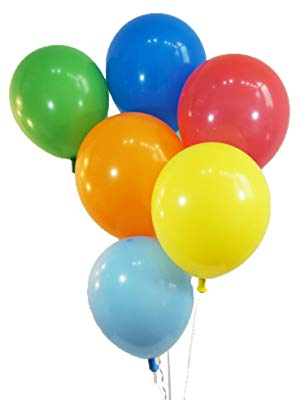
#> input picture Data/balloons.jpg, 300 x 400 px
$ jupyter execute 'K-Means and Gaussian Mixture Models.ipynb'   (shell and % lines are left out)
#> lines starting #> are read from the running program, lines starting #| are printed output that depends on the picture
[cell 1]
import numpy as np
import matplotlib.pyplot as plt
import seaborn as sns

sns.set_style('white')

# K-Means

K-means is a clustering algorithm that partitions data into $K$ clusters. Intuitively, clusters should be chosen so that points in the same cluster are closer to each other vs points in other clusters.

### Setup

Data: $\{x_1, ..., x_N\}, x_i \in R^D$
Cluster prototypes: $\{\mu_1, ..., \mu_K\}, \mu_i \in R^D$
Cluster assigments: $r_{nk}\in \{0,1\}$, equals 1 when $x_n$ is in cluster $k$

Cost:

$$J = \sum_n\sum_k r_{nk}||x_n - \mu_k||^2$$

Our goal is to find $\{\mu_k\}$ and $\{r_{nk}\}$ that minimize $J$.  We can do this with an iterative, two step procedure:

1. Initialize $\mu_k$
2. Until Convergence
    a. minimize $J$ wrt to $r_{nk}$
    b. minimize $J$ wrt to $\mu_k$

for (a), the $r_{nk}=1$ if cluster k is the closest to point n
for (b), take the derivative of $J$ wrt $\mu_k$ and set to zero.

$$J = \sum_n\sum_k r_{nk}||x_n - \mu_k||^2 = \sum_n\sum_k r_{nk}(x_n^Tx_n - 2x_n^T\mu + \mu_k^T\mu_k)$$

$$J' = \sum_n r_{nk}(-2x_n + 2\mu_k) = 0 \rightarrow \mu_k = \frac{\sum_n r_{nk}x_n}{\sum_n r_{nk}}$$

$\mu_k$ is the mean of all the points assigned to cluster $k$.

[cell 2]
from sklearn import datasets
np.random.seed(42)

[cell 3]
# Generate Data
data, labels= datasets.make_blobs(n_samples=100, random_state=42,
                                  n_features=2, centers = 5, cluster_std = 0.5 )

plt.scatter(data[:,0], data[:,1], c = labels);
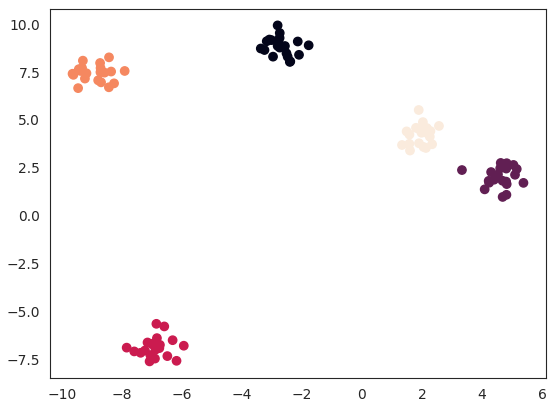
#> figure drawn by matplotlib, 1 panel

[cell 4]
# helper functions

def distance(x, y):

    return ((x-y)**2).mean()

def find_cluster_assignment(x, cluster_centers):

    return np.argmin([distance(x, c) for c in cluster_centers])

[cell 5]
np.random.seed(42)

# Initialize cluster centers
k = 5
D = data.shape[1]
cluster_centers = data[np.random.choice(len(data), size = 5)]


# Iterate Unitl Convergence (just do it for set iterations for ease)
for i in range(30):

    # find cluster assignments
    cluster_assignments = np.array([find_cluster_assignment(x, cluster_centers) for x in data])

    # compute new means
    cluster_centers = np.array([data[cluster_assignments == i].mean(0) for i in range(k)])

[cell 6]
plt.figure(figsize = (3,3))
plt.scatter(data[:,0], data[:,1], c = cluster_assignments);
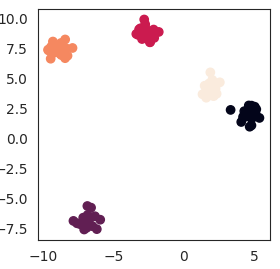
#> figure drawn by matplotlib, 1 panel

# K-means for "image segmentation"

[cell 7]
import cv2
from sklearn.cluster import KMeans

[cell 8]
X = cv2.imread('./Data/balloons.jpg', cv2.IMREAD_COLOR)
#> X is the input picture: shape (400, 300, 3); mean B, G, R 178.9, 207.3, 209.6
X = X[:,:,::-1] # openCV does channel order backwards

[cell 9]
X_data = X.reshape([-1,3])

[cell 10]
k = 7
km = KMeans(n_clusters=k)
labels = km.fit_predict(X_data)

[cell 11]
plt.figure(figsize = (15, 8))
plt.subplot(1,k+1,1)
plt.imshow(X)
plt.xticks([])
plt.yticks([])
plt.title('Original')

for i in range(k):
    plt.subplot(1,k+1,i+2)
    plt.imshow(X*(labels.reshape(X.shape[:2])==i)[:,:,None])
    plt.xticks([])
    plt.yticks([])
    plt.title('Group {}'.format(i+1))
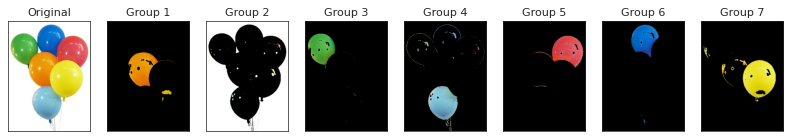
#> figure drawn by matplotlib, 8 panels

# Gaussian Mixture Models

[cell 12]
from scipy.stats import norm

[cell 13]
# generate data

n = 1000
p = 0.3 #probability of mixture 2

z = np.random.binomial(n = 1, p = p,size = n)

mu1 = 0
sigma1 = 1

mu2 = 5
sigma2 = 1

x1 = np.random.normal(loc = mu1, scale = sigma1, size = n)
x2 = np.random.normal(loc = mu2, scale = sigma2, size = n)

X = np.concatenate([x1[z==0],x2[z==1]])

[cell 14]
plt.hist(X, bins = 100, ec = None, density = True);
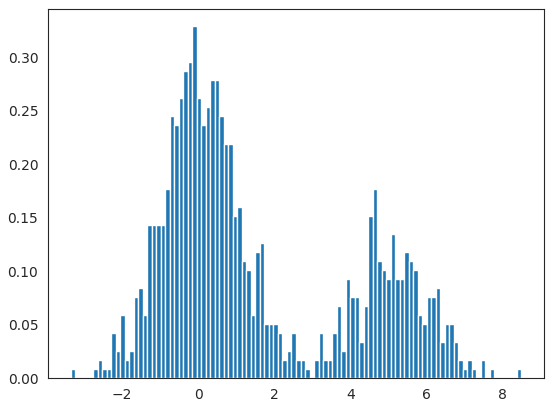
#> figure drawn by matplotlib, 1 panel; tallest bar 0.329 high, from x = -0.153 to -0.0343

[cell 15]
# helper functions

def compute_responsibilities(x, mu, sigma, pi):
    k = len(mu)
    g = [pi[i]* norm.pdf(x, loc = mu[i], scale = sigma[i]) for i in range(k)]
    return g / sum(g)

def mix_pdf(x, m, s, p):

    out = 0

    for mm, ss, pp in zip(m, s, p):

        out+= norm.pdf(x, loc = mm, scale = ss)*pp

    return out

[cell 16]
_m = np.random.rand(2)*10
_s = np.random.rand(2)*4

_p = np.array([0.5, 0.5])

N = len(X)
for _ in range(30):

    # E-step
    responsibility = np.array([compute_responsibilities(xx, _m, _s, _p) for xx in X])

    # M-step
    N_k = responsibility.sum(0)
    _m = (responsibility*X[:,None]).sum(0)/N_k
    _s = np.sqrt((((X[:, None]-_m)**2)*responsibility).sum(0)/N_k)
    _p = N_k / N

[cell 17]
plt.hist(X, bins = 50, ec = None, density = True, label = 'data', alpha = 0.8);

x_range = np.arange(-5, 10, step = 0.1)
plt.plot(x_range,[mix_pdf(i, [mu1, mu2], [sigma1, sigma2], [1-p, p]) for i in x_range], label = 'True')
plt.plot(x_range,[mix_pdf(i, _m, _s, _p) for i in x_range], label = 'Fit')
plt.legend();
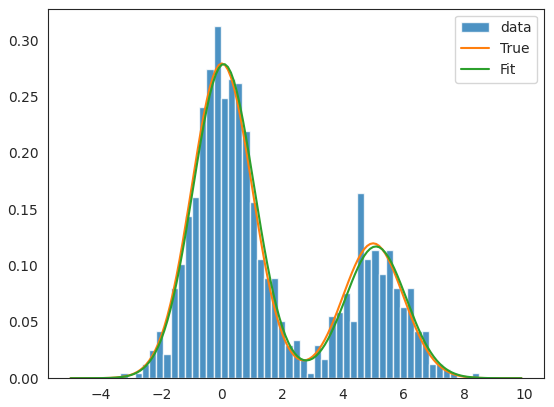
#> figure drawn by matplotlib, 1 panel; tallest bar 0.312 high, from x = -0.271 to -0.0343; curve peaks at x = -1.78e-14, y = 0.279; curve peaks at x = 0.1, y = 0.279
